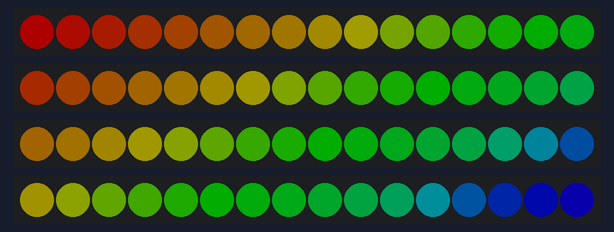
Simulated run of this sketch. Board: Arduino Uno, built with avr-gcc and run on an emulated ATmega328P. On the bench: 4 × 16 RGB LEDs in strip order, left to right. Dim RGB values are drawn brighter than linear.

Above: at 3.15 s.
At 7.42 s:
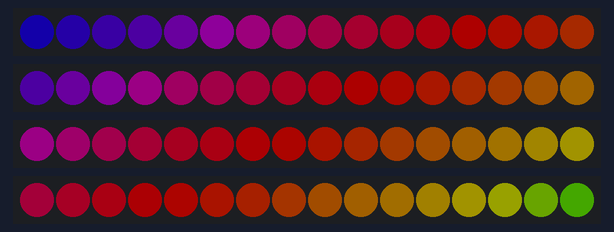
At 12.29 s:
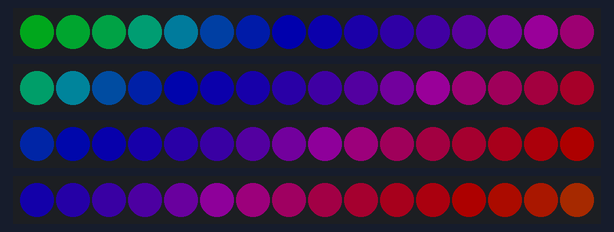
At 21.43 s:
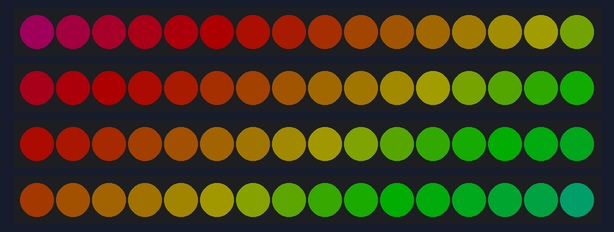
At 30.57 s:
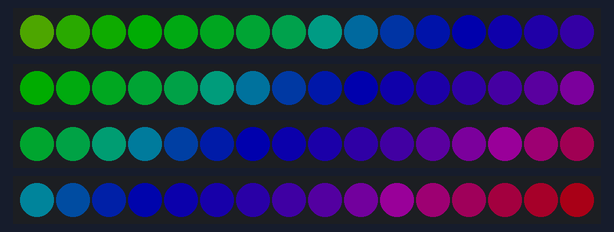
At 39.7 s:
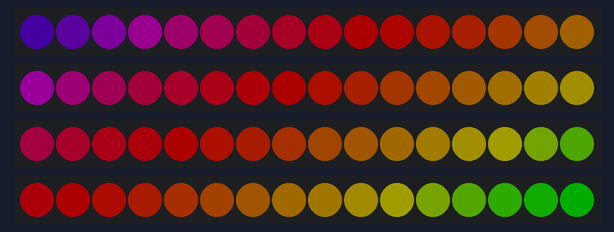

The sketch:

SimplePattern.ino
```cpp
#include "FastLED.h"

FASTLED_USING_NAMESPACE

// FastLED "100-lines-of-code" demo reel, showing just a few
// of the kinds of animation patterns you can quickly and easily
// compose using FastLED.
//
// This example also shows one easy way to define multiple
// animations patterns and have them automatically rotate.
//
// -Mark Kriegsman, December 2014

#if defined(FASTLED_VERSION) && (FASTLED_VERSION < 3001000)
#warning "Requires FastLED 3.1 or later; check github for latest code."
#endif

#define LED_TYPE    WS2811
#define COLOR_ORDER RGB
#define NUM_LEDS    16

CRGB leds[4][NUM_LEDS];

#define BRIGHTNESS          50
#define FRAMES_PER_SECOND  120

void setup() {
  delay(3000); // 3 second delay for recovery

  // tell FastLED about the LED strip configuration
  FastLED.addLeds<LED_TYPE,3,COLOR_ORDER>(leds[0], NUM_LEDS).setCorrection(TypicalLEDStrip);
  FastLED.addLeds<LED_TYPE,4,COLOR_ORDER>(leds[1], NUM_LEDS).setCorrection(TypicalLEDStrip);
  FastLED.addLeds<LED_TYPE,5,COLOR_ORDER>(leds[2], NUM_LEDS).setCorrection(TypicalLEDStrip);
  FastLED.addLeds<LED_TYPE,6,COLOR_ORDER>(leds[3], NUM_LEDS).setCorrection(TypicalLEDStrip);

  // set master brightness control
  FastLED.setBrightness(BRIGHTNESS);
}


// List of patterns to cycle through.  Each is defined as a separate function below.
typedef void (*SimplePatternList[])();
SimplePatternList gPatterns = { rainbow };

uint8_t gCurrentPatternNumber = 0; // Index number of which pattern is current
uint8_t gHue = 0; // rotating "base color" used by many of the patterns

void loop()
{
  // Call the current pattern function once, updating the 'leds' array
  gPatterns[gCurrentPatternNumber]();

  // send the 'leds' array out to the actual LED strip
  FastLED.show();
  // insert a delay to keep the framerate modest
  FastLED.delay(1000/FRAMES_PER_SECOND);

  // do some periodic updates
  EVERY_N_MILLISECONDS( 20 ) { gHue++; } // slowly cycle the "base color" through the rainbow
  EVERY_N_SECONDS( 10 ) { nextPattern(); } // change patterns periodically
}

#define ARRAY_SIZE(A) (sizeof(A) / sizeof((A)[0]))

void nextPattern()
{
  // add one to the current pattern number, and wrap around at the end
  gCurrentPatternNumber = (gCurrentPatternNumber + 1) % ARRAY_SIZE( gPatterns);
}

void rainbow()
{
  // FastLED's built-in rainbow generator
  for(int i = 0;i < 4;i++)
    fill_rainbow( leds[i], NUM_LEDS, gHue+i*20, 7);
}
```
